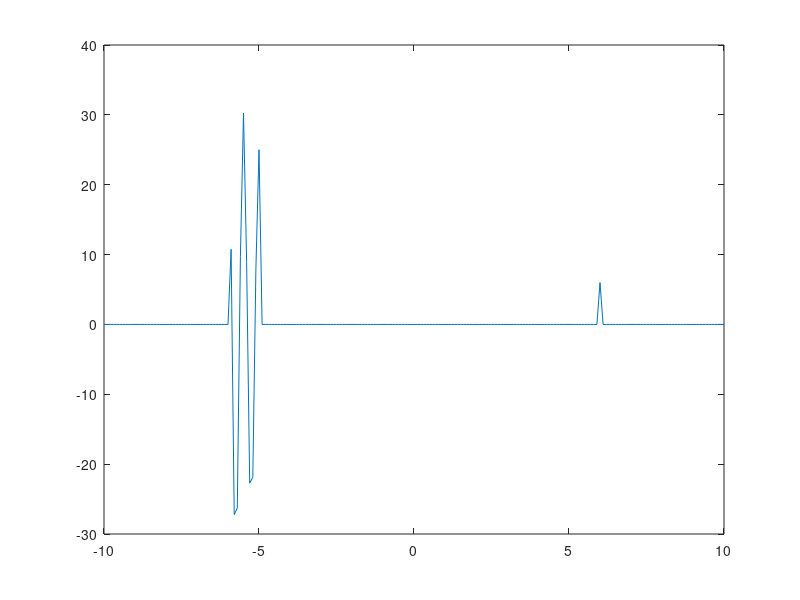

Recreate this plot in MATLAB.
% t = -2:0.005:2
% x = cos(6*pi*t)+cos(10*pi*t)
% 
% n = -2:1/4:2
% xn = cos(6*pi*n)+cos(8*pi*n)
% 
% 
% subplot(3,1,1),plot(t,x)
% 
% subplot(3,1,2),stem(n,xn)


a = -10:0.1:10

x = 6.*(a==6)
y = (a.^2).*cos(4*pi*a)
z = (a.^2).*cos(4*pi*a).*(a>-6)
p = (a.^2).*cos(4*pi*a).*(a>-5)

q = z-p

res = x+q
plot(a,res)
